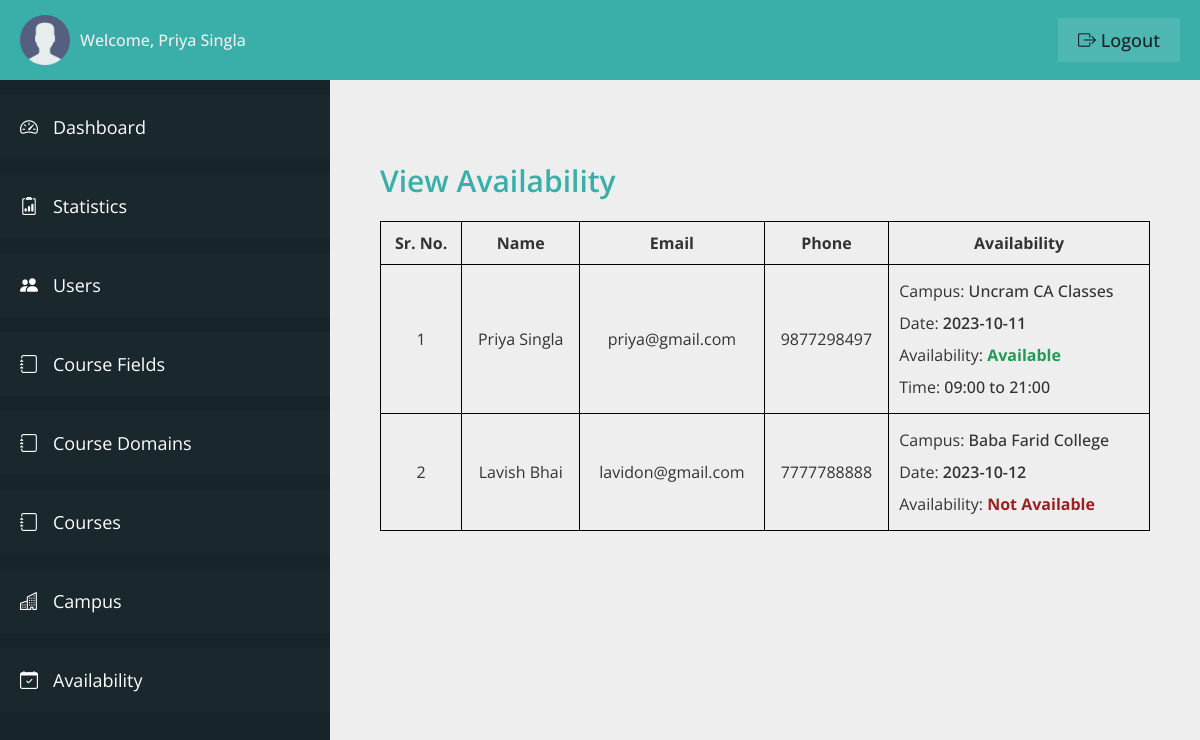
Before: /admin/user-availability.php (signed in) with the older database file.
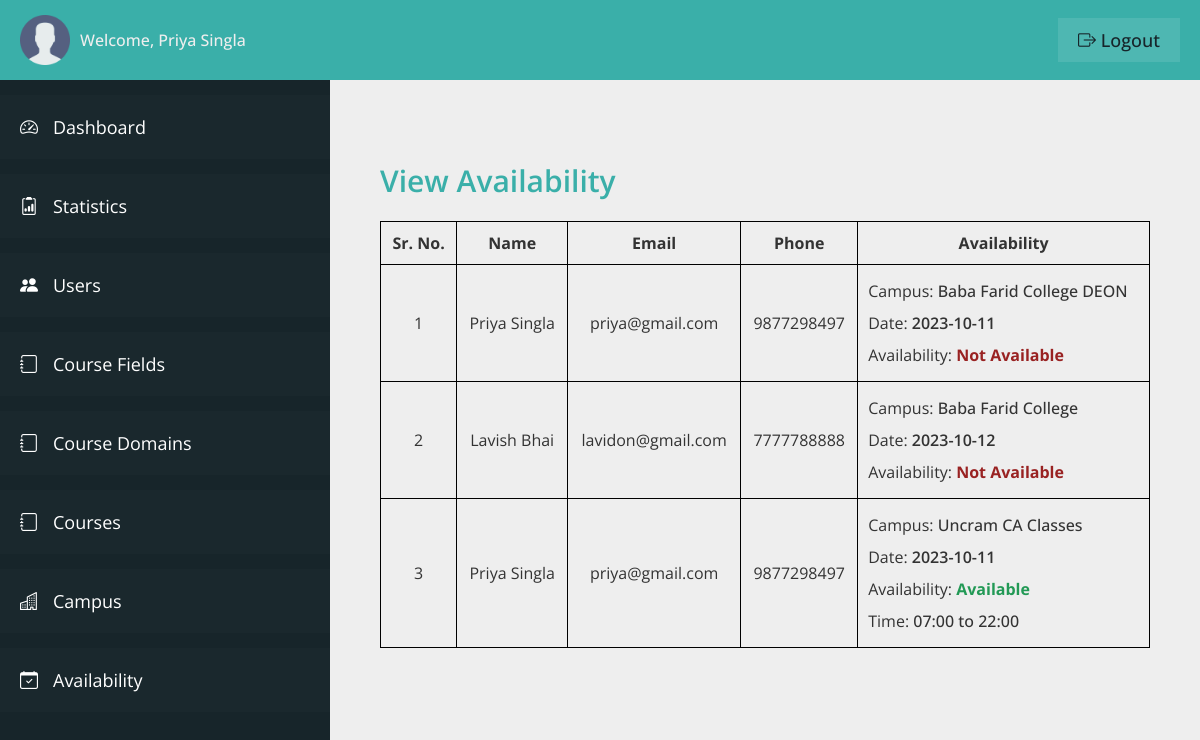
After: the same page with the newer database file.
### tables this page shows
CREATE TABLE `user_table` (
  `user_id` int(11) NOT NULL,
  `user_firstname` varchar(100) NOT NULL,
  `user_lastname` varchar(100) NOT NULL,
  `user_type` varchar(20) NOT NULL,
  `user_email` varchar(100) NOT NULL,
  `user_phone` varchar(10) NOT NULL,
  `user_password` varchar(100) NOT NULL,
  `user_createdon` datetime NOT NULL DEFAULT current_timestamp()
);

CREATE TABLE `availability_table` (
  `availability_id` int(11) NOT NULL,
  `user_id` int(11) NOT NULL,
  `campus_name` varchar(100) NOT NULL,
  `availability_date` varchar(50) NOT NULL,
  `availability` varchar(50) NOT NULL,
  `time_from` varchar(50) NOT NULL,
  `time_to` varchar(50) NOT NULL,
  `added_on` datetime NOT NULL DEFAULT current_timestamp()
);

### admin/user-availability.php (the view, shortened to what the changed rows need)
<?php
include "../connection.php";
?>
<!DOCTYPE html>
<html lang="en">
<head>
    <link rel="stylesheet" href="css/style.css">
    <link rel="stylesheet" href="https://cdn.jsdelivr.net/npm/bootstrap-icons@1.11.0/font/bootstrap-icons.css">
</head>
<body>
    <div class="container">
        <main class="main__content">
            <div class="table__container">
                <table class="table">
                    <thead>
                        <th>Sr. No.</th>
                        <th>Name</th>
                        <th>Email</th>
                        <th>Phone</th>
                        <th>Availability</th>
                    </thead>
                    <tbody>
                        <?php
                        $count = 0;
                        $select1 = "SELECT * FROM `availability_table`";
                        $query1 = mysqli_query($con, $select1);
                        if (mysqli_num_rows($query1) > 0) {
                            while ($row1 = mysqli_fetch_array($query1)) {
                                $count++;
                                $select2 = "SELECT * FROM `user_table` WHERE user_id = '" . $row1['user_id'] . "'";
                                $query2 = mysqli_query($con, $select2);
                                if (mysqli_num_rows($query2) > 0) {
                                    while ($row2 = mysqli_fetch_array($query2)) { ?>
                                        <tr>
                                            <td style="text-align:center;">
                                                <?php echo $count; ?>
                                            </td>
                                            <td style="text-align:center;">
                                                <?php echo $row2['user_firstname'] . " " . $row2['user_lastname']; ?>
                                            </td>
                                            <td style="text-align:center;">
                                                <?php echo $row2['user_email']; ?>
                                            </td>
                                            <td style="text-align:center;">
                                                <?php echo $row2['user_phone']; ?>
                                            </td>
                                            <td style="line-height:2;">
                                                <p>Campus:
                                                    <span style="font-weight:500;">
                                                        <?php echo $row1['campus_name']; ?>
                                                    </span>
                                                </p>
                                                <p>Date:
                                                    <span style="font-weight:600;">
                                                        <?php echo $row1['availability_date']; ?>
                                                    </span>
                                                </p>
                                                <p>Availability:
                                                    <?php
                                                    if ($row1['availability'] == 'Available') { ?>
                                                        <span style="font-weight:700;color:#295;">
                                                            <?php echo $row1['availability']; ?>
                                                        </span>
                                                    <?php
                                                    } else { ?>
                                                        <span style="font-weight:700;color:#922;">
                                                            <?php echo $row1['availability']; ?>
                                                        </span>
                                                    <?php
                                                    }
                                                    ?>
                                                </p>
                                                <?php
                                                if ($row1['availability'] == 'Available') { ?>
                                                    <p>Time:
                                                        <span style="font-weight:500;"><?php echo $row1['time_from']; ?> to
                                                            <?php echo $row1['time_to']; ?></span>
                                                    </p>
                                                <?php }
                                                ?>
                                            </td>
                                        </tr>
                        <?php }
                                }
                            }
                        }
                        ?>
                    </tbody>
                </table>
            </div>
        </main>
    </div>
</body>
</html>

Changed rows visible on the page:
changed availability_table: campus_name "Uncram CA Classes" → "Baba Farid College DEON"; availability "Available" → "Not Available"; time_from "09:00" → (not shown); time_to "21:00" → (not shown)
shown differently, row unchanged: user_table "Priya": no longer shows "Time: to"
added availability_table: campus_name "Uncram CA Classes", availability_date "2023-10-11", availability "Available", time_from "07:00", time_to "22:00", user_table (user_firstname "Priya", user_lastname "Singla", user_email "priya@gmail.com", user_phone "9877298497")
